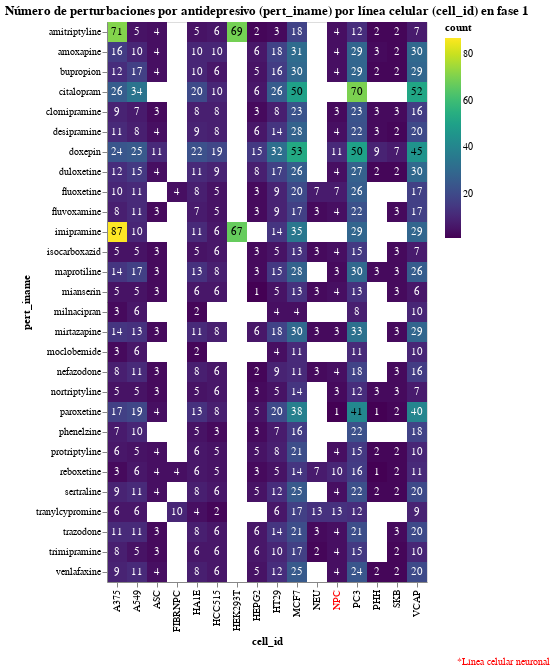

The notebook cell saved with this chart:
### Code cell
base = alt.Chart(num_pert_iname_cell_id_phase1).encode(
    alt.X('cell_id:O',
        axis=alt.Axis(
            labelColor=alt.condition(
                alt.datum.value == 'NPC',
                alt.value('red'),
                alt.value('black')))
    ),
    alt.Y('pert_iname:O'),
)

heatmap = base.mark_rect().encode(
    alt.Color('count:Q', scale=alt.Scale(scheme='viridis')),
    tooltip=['cell_id:N', 'pert_iname:N', 'count:Q']
).properties(
    title='Número de perturbaciones por antidepresivo (pert_iname) por línea celular (cell_id) en fase 1',
)    

text = base.mark_text(baseline='middle').encode(
    text='count:Q',
    color=alt.condition(
        alt.datum.count > 40,
        alt.value('black'),
        alt.value('white')
    )
)

legend = alt.Chart(pd.DataFrame({'label': ['*Línea celular neuronal']})).mark_text(
    color='red',
    align='left',
    baseline='middle',
    fontSize=10
).encode(
    y=alt.value(640),
    x=alt.value(350),
    text='label:N'
)

heatmap + text + legend

### Figure 1 — Vega-Lite specification as saved in the notebook (floating-point values rounded to 4 significant figures; data arrays with more than 128 entries replaced by an {"elided": "..."} marker saying what was removed)
{"config": {"view": {"continuousWidth": 400, "continuousHeight": 300}}, "layer": [{"mark": "rect", "encoding": {"color": {"field": "count", "scale": {"scheme": "viridis"}, "type": "quantitative"}, "tooltip": [{"field": "cell_id", "type": "nominal"}, {"field": "pert_iname", "type": "nominal"}, {"field": "count", "type": "quantitative"}], "x": {"axis": {"labelColor": {"condition": {"test": "(datum.value === 'NPC')", "value": "red"}, "value": "black"}}, "field": "cell_id", "type": "ordinal"}, "y": {"field": "pert_iname", "type": "ordinal"}}, "title": "Número de perturbaciones por antidepresivo (pert_iname) por línea celular (cell_id) en fase 1"}, {"mark": {"type": "text", "baseline": "middle"}, "encoding": {"color": {"condition": {"value": "black", "test": "(datum.count > 40)"}, "value": "white"}, "text": {"field": "count", "type": "quantitative"}, "x": {"axis": {"labelColor": {"condition": {"test": "(datum.value === 'NPC')", "value": "red"}, "value": "black"}}, "field": "cell_id", "type": "ordinal"}, "y": {"field": "pert_iname", "type": "ordinal"}}}, {"data": {"name": "data-a0203f3aaf6e82695d24374080220c8d"}, "mark": {"type": "text", "align": "left", "baseline": "middle", "color": "red", "fontSize": 10}, "encoding": {"text": {"field": "label", "type": "nominal"}, "x": {"value": 350}, "y": {"value": 640}}}], "data": {"name": "data-866684a1f5abc9ba8dfd42bbeda8996f"}, "$schema": "https://vega.github.io/schema/vega-lite/v4.17.0.json", "datasets": {"data-866684a1f5abc9ba8dfd42bbeda8996f": {"elided": "340 records"}, "data-a0203f3aaf6e82695d24374080220c8d": [{"label": "*Línea celular neuronal"}]}}
